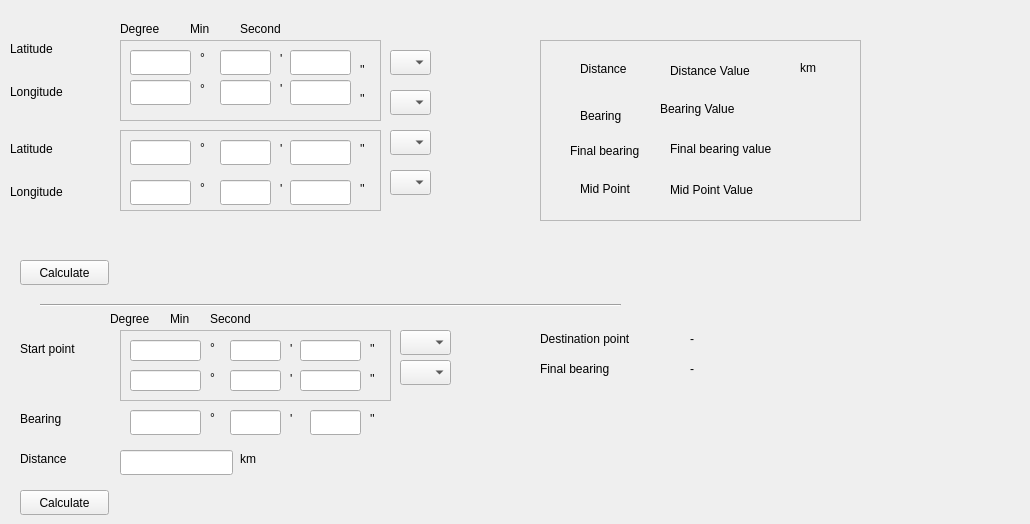
    <widget class="QWidget" name="tab_2">
     <attribute name="title">
      <string>DMS inputs for distance and destination points</string>
     </attribute>
     <widget class="QWidget" name="verticalLayoutWidget_6">
      <property name="geometry">
       <rect>
        <x>10</x>
        <y>30</y>
        <width>101</width>
        <height>80</height>
       </rect>
      </property>
      <layout class="QVBoxLayout" name="verticalLayout_7">
       <item>
        <widget class="QLabel" name="label_6">
         <property name="text">
          <string>Latitude</string>
         </property>
        </widget>
       </item>
       <item>
        <widget class="QLabel" name="label_7">
         <property name="text">
          <string>Longitude</string>
         </property>
        </widget>
       </item>
      </layout>
     </widget>
     <widget class="Line" name="line_2">
      <property name="geometry">
       <rect>
        <x>40</x>
        <y>290</y>
        <width>581</width>
        <height>31</height>
       </rect>
      </property>
      <property name="orientation">
       <enum>Qt::Horizontal</enum>
      </property>
     </widget>
     <widget class="QPushButton" name="calculate_button_tab2">
      <property name="geometry">
       <rect>
        <x>20</x>
        <y>260</y>
        <width>89</width>
        <height>25</height>
       </rect>
      </property>
      <property name="text">
       <string>Calculate</string>
      </property>
     </widget>
     <widget class="QWidget" name="verticalLayoutWidget_8">
      <property name="geometry">
       <rect>
        <x>10</x>
        <y>130</y>
        <width>101</width>
        <height>80</height>
       </rect>
      </property>
      <layout class="QVBoxLayout" name="verticalLayout_9">
       <item>
        <widget class="QLabel" name="label_17">
         <property name="text">
          <string>Latitude</string>
         </property>
        </widget>
       </item>
       <item>
        <widget class="QLabel" name="label_18">
         <property name="text">
          <string>Longitude</string>
         </property>
        </widget>
       </item>
      </layout>
     </widget>
     <widget class="QLabel" name="label_12">
      <property name="geometry">
       <rect>
        <x>120</x>
        <y>20</y>
        <width>67</width>
        <height>17</height>
       </rect>
      </property>
      <property name="text">
       <string>Degree</string>
      </property>
     </widget>
     <widget class="QLabel" name="label_14">
      <property name="geometry">
       <rect>
        <x>190</x>
        <y>20</y>
        <width>41</width>
        <height>17</height>
       </rect>
      </property>
      <property name="text">
       <string>Min</string>
      </property>
     </widget>
     <widget class="QLabel" name="label_15">
      <property name="geometry">
       <rect>
        <x>240</x>
        <y>20</y>
        <width>67</width>
        <height>17</height>
       </rect>
      </property>
      <property name="text">
       <string>Second</string>
      </property>
     </widget>
     <widget class="QLabel" name="label_16">
      <property name="geometry">
       <rect>
        <x>20</x>
        <y>340</y>
        <width>81</width>
        <height>17</height>
       </rect>
      </property>
      <property name="text">
       <string>Start point</string>
      </property>
     </widget>
     <widget class="QLabel" name="label_19">
      <property name="geometry">
       <rect>
        <x>20</x>
        <y>410</y>
        <width>81</width>
        <height>17</height>
       </rect>
      </property>
      <property name="text">
       <string>Bearing</string>
      </property>
     </widget>
     <widget class="QLabel" name="label_20">
      <property name="geometry">
       <rect>
        <x>20</x>
        <y>450</y>
        <width>67</width>
        <height>17</height>
       </rect>
      </property>
      <property name="text">
       <string>Distance</string>
      </property>
     </widget>
     <widget class="QFrame" name="frame">
      <property name="geometry">
       <rect>
        <x>120</x>
        <y>330</y>
        <width>271</width>
        <height>71</height>
       </rect>
      </property>
      <property name="frameShape">
       <enum>QFrame::StyledPanel</enum>
      </property>
      <property name="frameShadow">
       <enum>QFrame::Raised</enum>
      </property>
      <widget class="QLineEdit" name="startpoint_lat_deg_lineedit_tab2">
       <property name="geometry">
        <rect>
         <x>10</x>
         <y>10</y>
         <width>71</width>
         <height>21</height>
        </rect>
       </property>
      </widget>
      <widget class="QLineEdit" name="startpoint_lat_min_lineedit_tab2">
       <property name="geometry">
        <rect>
         <x>110</x>
         <y>10</y>
         <width>51</width>
         <height>21</height>
        </rect>
       </property>
      </widget>
      <widget class="QLineEdit" name="startpoint_lat_sec_lineedit_tab2">
       <property name="geometry">
        <rect>
         <x>180</x>
         <y>10</y>
         <width>61</width>
         <height>21</height>
        </rect>
       </property>
      </widget>
      <widget class="QLineEdit" name="startpoint_lon_min_lineedit_tab2">
       <property name="geometry">
        <rect>
         <x>110</x>
         <y>40</y>
         <width>51</width>
         <height>21</height>
        </rect>
       </property>
      </widget>
      <widget class="QLineEdit" name="startpoint_lon_deg_lineedit_tab2">
       <property name="geometry">
        <rect>
         <x>10</x>
         <y>40</y>
         <width>71</width>
         <height>21</height>
        </rect>
       </property>
      </widget>
      <widget class="QLineEdit" name="startpoint_lon_sec_lineedit_tab2">
       <property name="geometry">
        <rect>
         <x>180</x>
         <y>40</y>
         <width>61</width>
         <height>21</height>
        </rect>
       </property>
      </widget>
      <widget class="QLabel" name="label_46">
       <property name="geometry">
        <rect>
         <x>90</x>
         <y>10</y>
         <width>16</width>
         <height>16</height>
        </rect>
       </property>
       <property name="text">
        <string>°</string>
       </property>
      </widget>
      <widget class="QLabel" name="label_47">
       <property name="geometry">
        <rect>
         <x>90</x>
         <y>40</y>
         <width>16</width>
         <height>16</height>
        </rect>
       </property>
       <property name="text">
        <string>°</string>
       </property>
      </widget>
      <widget class="QLabel" name="label_49">
       <property name="geometry">
        <rect>
         <x>170</x>
         <y>10</y>
         <width>16</width>
         <height>17</height>
        </rect>
       </property>
       <property name="text">
        <string>'</string>
       </property>
      </widget>
      <widget class="QLabel" name="label_50">
       <property name="geometry">
        <rect>
         <x>170</x>
         <y>40</y>
         <width>16</width>
         <height>17</height>
        </rect>
       </property>
       <property name="text">
        <string>'</string>
       </property>
      </widget>
      <widget class="QLabel" name="label_52">
       <property name="geometry">
        <rect>
         <x>250</x>
         <y>10</y>
         <width>16</width>
         <height>17</height>
        </rect>
       </property>
       <property name="text">
        <string>''</string>
       </property>
      </widget>
      <widget class="QLabel" name="label_53">
       <property name="geometry">
        <rect>
         <x>250</x>
         <y>40</y>
         <width>16</width>
         <height>17</height>
        </rect>
       </property>
       <property name="text">
        <string>''</string>
       </property>
      </widget>
     </widget>
     <widget class="QLineEdit" name="bearing_deg_lineedit_tab2">
      <property name="geometry">
       <rect>
        <x>130</x>
        <y>410</y>
        <width>71</width>
        <height>25</height>
       </rect>
      </property>
     </widget>
     <widget class="QLineEdit" name="distance_lineedit_tab2">
      <property name="geometry">
       <rect>
        <x>120</x>
        <y>450</y>
        <width>113</width>
        <height>25</height>
       </rect>
      </property>
     </widget>
     <widget class="QLabel" name="label_21">
      <property name="geometry">
       <rect>
        <x>540</x>
        <y>330</y>
        <width>121</width>
        <height>17</height>
       </rect>
      </property>
      <property name="text">
       <string>Destination point</string>
      </property>
     </widget>
     <widget class="QLabel" name="label_22">
      <property name="geometry">
       <rect>
        <x>540</x>
        <y>360</y>
        <width>101</width>
        <height>17</height>
       </rect>
      </property>
      <property name="text">
       <string>Final bearing</string>
      </property>
     </widget>
     <widget class="QLabel" name="destination_label_value_tab2">
      <property name="geometry">
       <rect>
        <x>690</x>
        <y>330</y>
        <width>331</width>
        <height>17</height>
       </rect>
      </property>
      <property name="text">
       <string>-</string>
      </property>
     </widget>
     <widget class="QLabel" name="final_bearing_value_label_lab2">
      <property name="geometry">
       <rect>
        <x>690</x>
        <y>360</y>
        <width>181</width>
        <height>17</height>
       </rect>
      </property>
      <property name="text">
       <string>-</string>
      </property>
     </widget>
     <widget class="QPushButton" name="calculate_button_destination_point_tab2">
      <property name="geometry">
       <rect>
        <x>20</x>
        <y>490</y>
        <width>89</width>
        <height>25</height>
       </rect>
      </property>
      <property name="text">
       <string>Calculate</string>
      </property>
     </widget>
     <widget class="QLineEdit" name="bearing_min_lineedit_tab2">
      <property name="geometry">
       <rect>
        <x>230</x>
        <y>410</y>
        <width>51</width>
        <height>25</height>
       </rect>
      </property>
     </widget>
     <widget class="QLineEdit" name="bearing_sec_lineedit_tab2">
      <property name="geometry">
       <rect>
        <x>310</x>
        <y>410</y>
        <width>51</width>
        <height>25</height>
       </rect>
      </property>
     </widget>
     <widget class="QComboBox" name="point1_lat_pole">
      <property name="geometry">
       <rect>
        <x>390</x>
        <y>50</y>
        <width>41</width>
        <height>25</height>
       </rect>
      </property>
     </widget>
     <widget class="QComboBox" name="point1_lon_dir">
      <property name="geometry">
       <rect>
        <x>390</x>
        <y>90</y>
        <width>41</width>
        <height>25</height>
       </rect>
      </property>
     </widget>
     <widget class="QComboBox" name="point2_lat_pole">
      <property name="geometry">
       <rect>
        <x>390</x>
        <y>130</y>
        <width>41</width>
        <height>25</height>
       </rect>
      </property>
     </widget>
     <widget class="QComboBox" name="point2_lon_dir">
      <property name="geometry">
       <rect>
        <x>390</x>
        <y>170</y>
        <width>41</width>
        <height>25</height>
       </rect>
      </property>
     </widget>
     <widget class="QComboBox" name="start_point_lat_combo">
      <property name="geometry">
       <rect>
        <x>400</x>
        <y>330</y>
        <width>51</width>
        <height>25</height>
       </rect>
      </property>
     </widget>
     <widget class="QComboBox" name="start_point_lon_combo">
      <property name="geometry">
       <rect>
        <x>400</x>
        <y>360</y>
        <width>51</width>
        <height>25</height>
       </rect>
      </property>
     </widget>
     <widget class="QLabel" name="label_29">
      <property name="geometry">
       <rect>
        <x>110</x>
        <y>310</y>
        <width>51</width>
        <height>17</height>
       </rect>
      </property>
      <property name="text">
       <string>Degree</string>
      </property>
     </widget>
     <widget class="QLabel" name="label_30">
      <property name="geometry">
       <rect>
        <x>170</x>
        <y>310</y>
        <width>41</width>
        <height>17</height>
       </rect>
      </property>
      <property name="text">
       <string>Min</string>
      </property>
     </widget>
     <widget class="QLabel" name="label_31">
      <property name="geometry">
       <rect>
        <x>210</x>
        <y>310</y>
        <width>67</width>
        <height>17</height>
       </rect>
      </property>
      <property name="text">
       <string>Second</string>
      </property>
     </widget>
     <widget class="QFrame" name="frame_4">
      <property name="geometry">
       <rect>
        <x>120</x>
        <y>40</y>
        <width>261</width>
        <height>81</height>
       </rect>
      </property>
      <property name="frameShape">
       <enum>QFrame::StyledPanel</enum>
      </property>
      <property name="frameShadow">
       <enum>QFrame::Raised</enum>
      </property>
      <widget class="QLineEdit" name="lat1_deg_lineedit">
       <property name="geometry">
        <rect>
         <x>10</x>
         <y>10</y>
         <width>61</width>
         <height>25</height>
        </rect>
       </property>
      </widget>
      <widget class="QLineEdit" name="lat1_min_lineedit">
       <property name="geometry">
        <rect>
         <x>100</x>
         <y>10</y>
         <width>51</width>
         <height>25</height>
        </rect>
       </property>
      </widget>
      <widget class="QLineEdit" name="lat1_sec_lineedit">
       <property name="geometry">
        <rect>
         <x>170</x>
         <y>10</y>
         <width>61</width>
         <height>25</height>
        </rect>
       </property>
      </widget>
      <widget class="QLineEdit" name="lon1_deg_lineedit">
       <property name="geometry">
        <rect>
         <x>10</x>
         <y>40</y>
         <width>61</width>
         <height>25</height>
        </rect>
       </property>
      </widget>
      <widget class="QLineEdit" name="lon1_min_lineedit">
       <property name="geometry">
        <rect>
         <x>100</x>
         <y>40</y>
         <width>51</width>
         <height>25</height>
        </rect>
       </property>
      </widget>
      <widget class="QLineEdit" name="lon1_sec_lineedit">
       <property name="geometry">
        <rect>
         <x>170</x>
         <y>40</y>
         <width>61</width>
         <height>25</height>
        </rect>
       </property>
      </widget>
      <widget class="QLabel" name="label_33">
       <property name="geometry">
        <rect>
         <x>80</x>
         <y>10</y>
         <width>16</width>
         <height>16</height>
        </rect>
       </property>
       <property name="text">
        <string>°</string>
       </property>
      </widget>
      <widget class="QLabel" name="label_32">
       <property name="geometry">
        <rect>
         <x>80</x>
         <y>40</y>
         <width>16</width>
         <height>17</height>
        </rect>
       </property>
       <property name="text">
        <string>°</string>
       </property>
      </widget>
      <widget class="QLabel" name="label_35">
       <property name="geometry">
        <rect>
         <x>160</x>
         <y>10</y>
         <width>16</width>
         <height>17</height>
        </rect>
       </property>
       <property name="text">
        <string>'</string>
       </property>
      </widget>
      <widget class="QLabel" name="label_34">
       <property name="geometry">
        <rect>
         <x>160</x>
         <y>40</y>
         <width>16</width>
         <height>17</height>
        </rect>
       </property>
       <property name="text">
        <string>'</string>
       </property>
      </widget>
      <widget class="QLabel" name="label_36">
       <property name="geometry">
        <rect>
         <x>240</x>
         <y>20</y>
         <width>20</width>
         <height>20</height>
        </rect>
       </property>
       <property name="text">
        <string>''</string>
       </property>
      </widget>
      <widget class="QLabel" name="label_37">
       <property name="geometry">
        <rect>
         <x>240</x>
         <y>50</y>
         <width>16</width>
         <height>17</height>
        </rect>
       </property>
       <property name="text">
        <string>''</string>
       </property>
      </widget>
     </widget>
     <widget class="QFrame" name="frame_5">
      <property name="geometry">
       <rect>
        <x>120</x>
        <y>130</y>
        <width>261</width>
        <height>81</height>
       </rect>
      </property>
      <property name="frameShape">
       <enum>QFrame::StyledPanel</enum>
      </property>
      <property name="frameShadow">
       <enum>QFrame::Raised</enum>
      </property>
      <widget class="QLineEdit" name="lat2_deg_lineedit">
       <property name="geometry">
        <rect>
         <x>10</x>
         <y>10</y>
         <width>61</width>
         <height>25</height>
        </rect>
       </property>
      </widget>
      <widget class="QLineEdit" name="lat2_min_lineedit">
       <property name="geometry">
        <rect>
         <x>100</x>
         <y>10</y>
         <width>51</width>
         <height>25</height>
        </rect>
       </property>
      </widget>
      <widget class="QLineEdit" name="lat2_sec_lineedit">
       <property name="geometry">
        <rect>
         <x>170</x>
         <y>10</y>
         <width>61</width>
         <height>25</height>
        </rect>
       </property>
      </widget>
      <widget class="QLineEdit" name="lon2_deg_lineedit">
       <property name="geometry">
        <rect>
         <x>10</x>
         <y>50</y>
         <width>61</width>
         <height>25</height>
        </rect>
       </property>
      </widget>
      <widget class="QLineEdit" name="lon2_min_lineedit">
       <property name="geometry">
        <rect>
         <x>100</x>
         <y>50</y>
         <width>51</width>
         <height>25</height>
        </rect>
       </property>
      </widget>
      <widget class="QLineEdit" name="lon2_sec_lineedit">
       <property name="geometry">
        <rect>
         <x>170</x>
         <y>50</y>
         <width>61</width>
         <height>25</height>
        </rect>
       </property>
      </widget>
      <widget class="QLabel" name="label_38">
       <property name="geometry">
        <rect>
         <x>80</x>
         <y>10</y>
         <width>16</width>
         <height>16</height>
        </rect>
       </property>
       <property name="text">
        <string>°</string>
       </property>
      </widget>
      <widget class="QLabel" name="label_39">
       <property name="geometry">
        <rect>
         <x>80</x>
         <y>50</y>
         <width>16</width>
         <height>16</height>
        </rect>
       </property>
       <property name="text">
        <string>°</string>
       </property>
      </widget>
      <widget class="QLabel" name="label_40">
       <property name="geometry">
        <rect>
         <x>160</x>
         <y>10</y>
         <width>16</width>
         <height>17</height>
        </rect>
       </property>
       <property name="text">
        <string>'</string>
       </property>
      </widget>
      <widget class="QLabel" name="label_41">
       <property name="geometry">
        <rect>
         <x>160</x>
         <y>50</y>
         <width>16</width>
         <height>17</height>
        </rect>
       </property>
       <property name="text">
        <string>'</string>
       </property>
      </widget>
      <widget class="QLabel" name="label_43">
       <property name="geometry">
        <rect>
         <x>240</x>
         <y>10</y>
         <width>16</width>
         <height>17</height>
        </rect>
       </property>
       <property name="text">
        <string>''</string>
       </property>
      </widget>
      <widget class="QLabel" name="label_44">
       <property name="geometry">
        <rect>
         <x>240</x>
         <y>50</y>
         <width>16</width>
         <height>17</height>
        </rect>
       </property>
       <property name="text">
        <string>''</string>
       </property>
      </widget>
     </widget>
     <widget class="QLabel" name="label_45">
      <property name="geometry">
       <rect>
        <x>240</x>
        <y>450</y>
        <width>31</width>
        <height>17</height>
       </rect>
      </property>
      <property name="text">
       <string>km</string>
      </property>
     </widget>
     <widget class="QFrame" name="frame_6">
      <property name="geometry">
       <rect>
        <x>540</x>
        <y>40</y>
        <width>321</width>
        <height>181</height>
       </rect>
      </property>
      <property name="frameShape">
       <enum>QFrame::StyledPanel</enum>
      </property>
      <property name="frameShadow">
       <enum>QFrame::Raised</enum>
      </property>
      <widget class="QLabel" name="label_13">
       <property name="geometry">
        <rect>
         <x>260</x>
         <y>20</y>
         <width>31</width>
         <height>16</height>
        </rect>
       </property>
       <property name="text">
        <string>km</string>
       </property>
      </widget>
      <widget class="QLabel" name="distance_value_label">
       <property name="geometry">
        <rect>
         <x>130</x>
         <y>20</y>
         <width>121</width>
         <height>21</height>
        </rect>
       </property>
       <property name="text">
        <string>Distance Value</string>
       </property>
      </widget>
      <widget class="QLabel" name="label_8">
       <property name="geometry">
        <rect>
         <x>40</x>
         <y>20</y>
         <width>67</width>
         <height>17</height>
        </rect>
       </property>
       <property name="text">
        <string>Distance</string>
       </property>
      </widget>
      <widget class="QLabel" name="label_9">
       <property name="geometry">
        <rect>
         <x>40</x>
         <y>60</y>
         <width>71</width>
         <height>31</height>
        </rect>
       </property>
       <property name="text">
        <string>Bearing</string>
       </property>
      </widget>
      <widget class="QLabel" name="label_10">
       <property name="geometry">
        <rect>
         <x>30</x>
         <y>100</y>
         <width>91</width>
         <height>21</height>
        </rect>
       </property>
       <property name="text">
        <string>Final bearing</string>
       </property>
      </widget>
      <widget class="QLabel" name="label_11">
       <property name="geometry">
        <rect>
         <x>40</x>
         <y>140</y>
         <width>67</width>
         <height>17</height>
        </rect>
       </property>
       <property name="text">
        <string>Mid Point</string>
       </property>
      </widget>
      <widget class="QLabel" name="bearing_value_label">
       <property name="geometry">
        <rect>
         <x>120</x>
         <y>60</y>
         <width>121</width>
         <height>17</height>
        </rect>
       </property>
       <property name="text">
        <string>Bearing Value</string>
       </property>
      </widget>
      <widget class="QLabel" name="final_bearing_value_tab2_label">
       <property name="geometry">
        <rect>
         <x>130</x>
         <y>100</y>
         <width>131</width>
         <height>17</height>
        </rect>
       </property>
       <property name="text">
        <string>Final bearing value</string>
       </property>
      </widget>
      <widget class="QLabel" name="midpoint_value_label_tab2">
       <property name="geometry">
        <rect>
         <x>130</x>
         <y>140</y>
         <width>611</width>
         <height>20</height>
        </rect>
       </property>
       <property name="text">
        <string>Mid Point Value</string>
       </property>
      </widget>
     </widget>
     <widget class="QLabel" name="label_48">
      <property name="geometry">
       <rect>
        <x>210</x>
        <y>410</y>
        <width>16</width>
        <height>16</height>
       </rect>
      </property>
      <property name="text">
       <string>°</string>
      </property>
     </widget>
     <widget class="QLabel" name="label_51">
      <property name="geometry">
       <rect>
        <x>290</x>
        <y>410</y>
        <width>16</width>
        <height>17</height>
       </rect>
      </property>
      <property name="text">
       <string>'</string>
      </property>
     </widget>
     <widget class="QLabel" name="label_54">
      <property name="geometry">
       <rect>
        <x>370</x>
        <y>410</y>
        <width>16</width>
        <height>17</height>
       </rect>
      </property>
      <property name="text">
       <string>''</string>
      </property>
     </widget>
    </widget>
